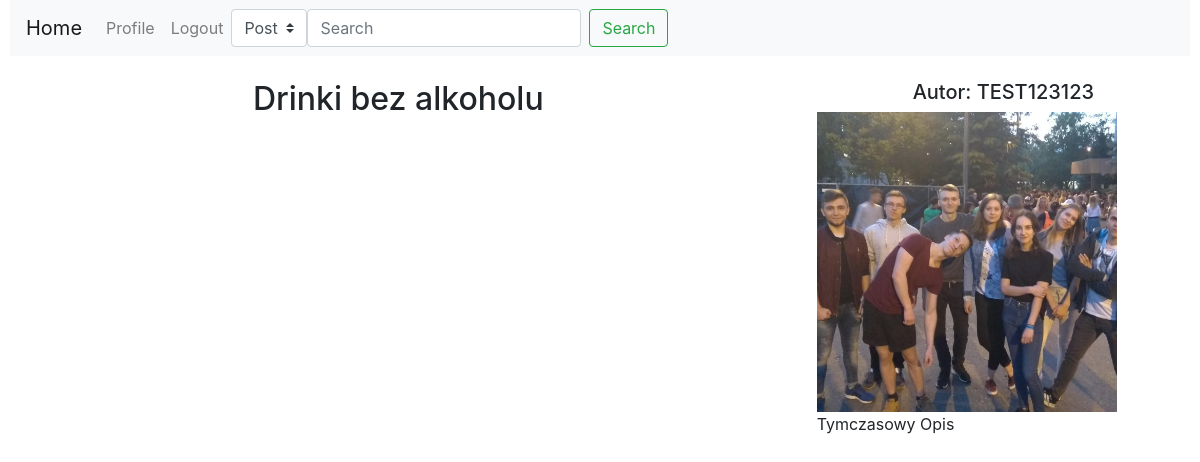
/blog/15, run on an earlier commit of the app's database.
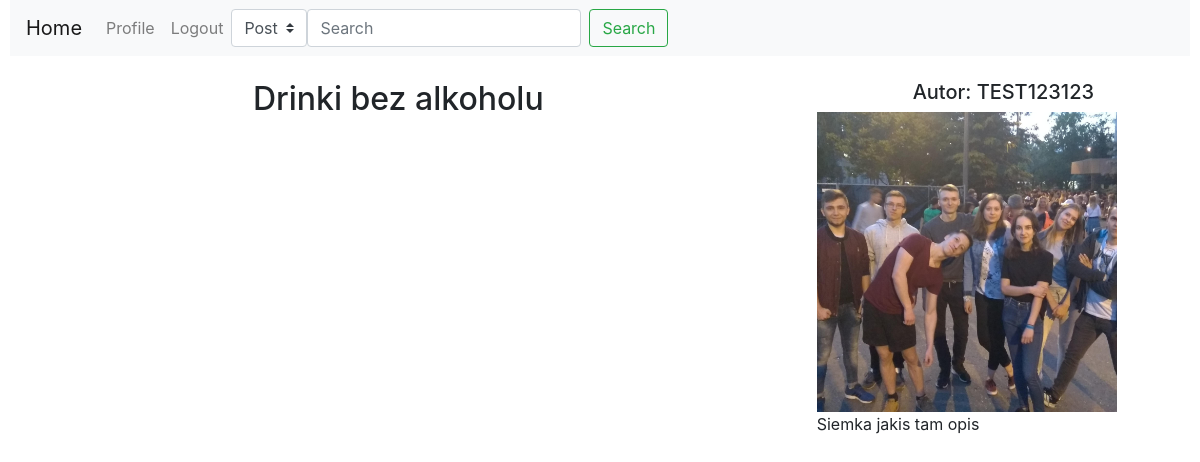
And on a later commit of the database.
### Blog/models.py (models this page shows, shortened)
class Profil(models.Model):
    User=models.OneToOneField(User,on_delete=models.CASCADE,primary_key=True)
    Zdjecie=models.ImageField(default='Profilowe/default_pic.jpg',upload_to=path_and_rename)
    Opis=models.CharField(max_length=1000,blank=True)

### Blog/views.py (the view)
# urls.py: path('blog/<int:blog_id>',views.blog,name='blog'),
def blog(request,blog_id):
    posts= models.Post.objects.filter(IDBlog=blog_id)# wczytywanie plstow z bloga
    blog= models.Blog.objects.get(IDBlog=blog_id)
    user=blog.IDAutor
    profil= models.Profil.objects.get(User=user)
    return render(request,'Blog/blogPosts.html',{'profil':profil,'posts':posts,'blog':blog,'user':user})

### Blog/templates/Blog/blogPosts.html (shortened to what this page needs)
{%extends 'Blog/base.html'%}
{%block content%}
<div class="row">
    <div class="col-8">
        <div class="text-center">
            <h2>{{blog.Nazwa}}</h2>
        </div>
    </div>
    <div class="col-4">
        <div class=" text-center">
            <h5>Autor: {{user.username}}</h5>
        </div>
        <div>
            <img src="/Obrazki/{{profil.Zdjecie}}" style="height:300px"/>
        </div>
        <div>
            <p>{{profil.Opis}}</p>
        </div>
    </div>
</div>
{%endblock%}

What changed in the data, as far as the page shows it:
changed Profil: Opis "Tymczasowy Opis" → "Siemka jakis tam opis"
